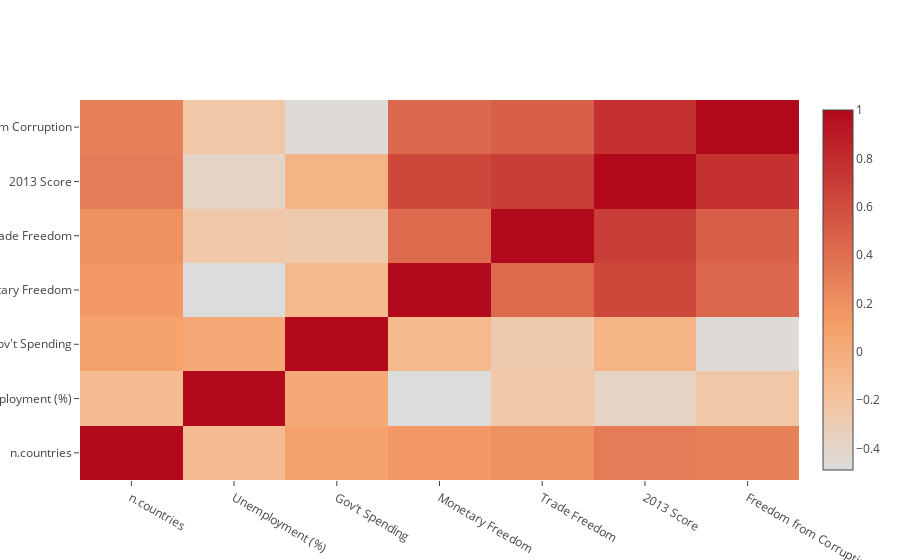

Here is the notebook cell this chart was saved with:
### Markdown cell above
Most of the country doesn't seem to have entities because intermediaries have been used to hide money. A political analysis seems compromised then. To do so, we would the data of other countries like Hong Kong, Switzerland or Luxembourg.

A single feature of the dataset doesn't seems to explain why some hide money in a fiscal paradise. Let's try to build a heat map to have an overview.

### Code cell
correlations = result[result.columns].corr()
z_data = correlations.as_matrix()
trace = go.Heatmap(z=z_data,
                      x=correlations.columns.values,
                      y=correlations.index.values,
                      colorscale = 'Reds')
data=[trace]
iplot(data, filename='basic-heatmap')

### Figure 1 — Plotly figure (JSON) as saved in the notebook; plotly's stock layout.template omitted (floating-point values rounded to 4 significant figures)
{"data": [{"colorscale": "Reds", "type": "heatmap", "x": ["n.countries", "Unemployment (%)", "Gov't Spending", "Monetary Freedom", "Trade Freedom", "2013 Score", "Freedom from Corruption"], "y": ["n.countries", "Unemployment (%)", "Gov't Spending", "Monetary Freedom", "Trade Freedom", "2013 Score", "Freedom from Corruption"], "z": [[1, -0.1343, 0.09092, 0.1453, 0.187, 0.3193, 0.2893], [-0.1343, 1, 0.02776, -0.4892, -0.2495, -0.3835, -0.245], [0.09092, 0.02776, 1, -0.1052, -0.2582, -0.0613, -0.4605], [0.1453, -0.4892, -0.1052, 1, 0.4308, 0.6391, 0.4367], [0.187, -0.2495, -0.2582, 0.4308, 1, 0.6888, 0.4916], [0.3193, -0.3835, -0.0613, 0.6391, 0.6888, 1, 0.7658], [0.2893, -0.245, -0.4605, 0.4367, 0.4916, 0.7658, 1]]}], "layout": {}}
